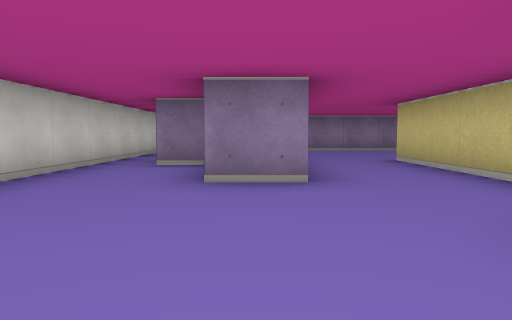
[1] (above)

16 first-person views from a walk through a cub3D level. The camera is about half as high as the walls, tilts 4° down and sees 70° across. The floor is counted in squares. Each view is taken from the middle of a square. On the plan, view 1 faces up. The plan holds only what a view shows up to about 9 squares ahead; the rest is blank.

[2]
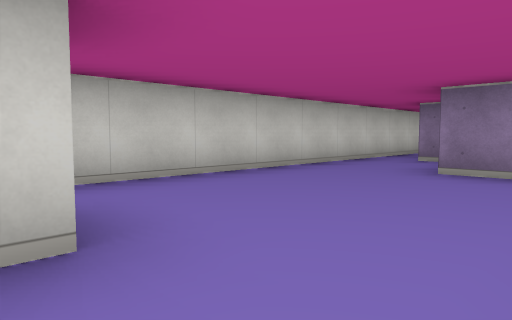

[3]
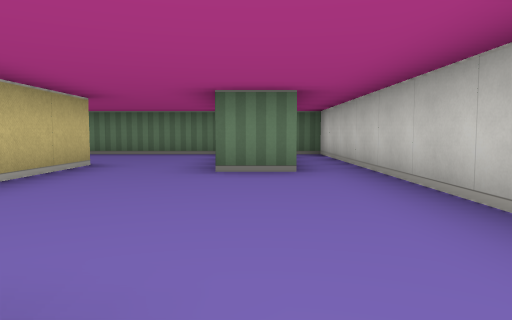

[4]
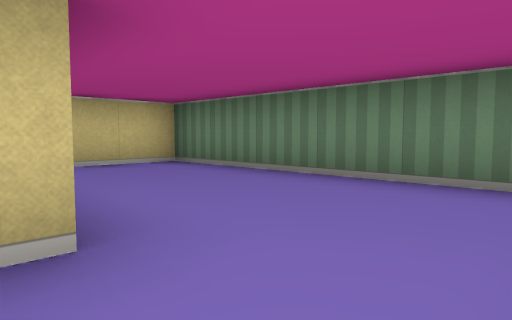

[5]
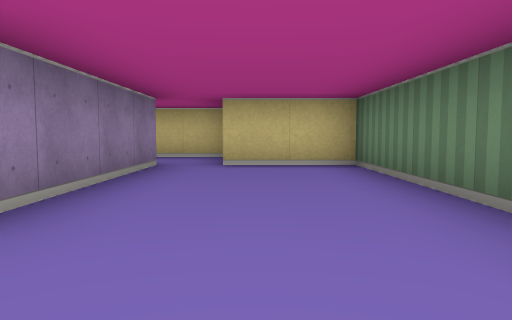

[6]
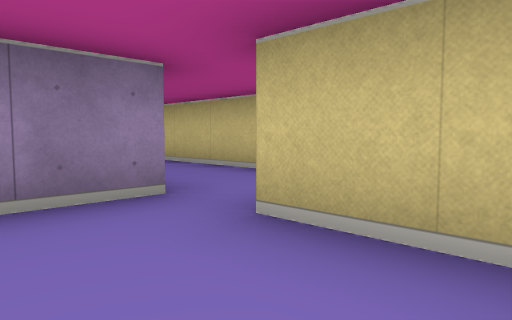

[7]
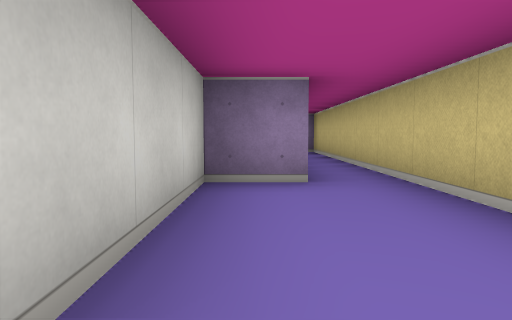

[8]
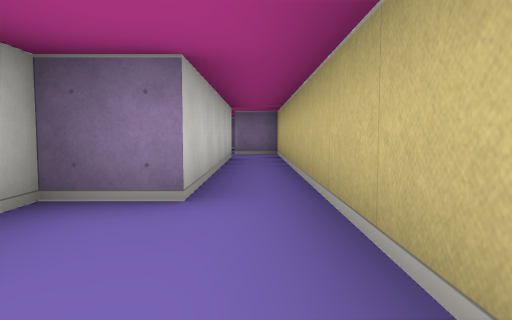

[9]
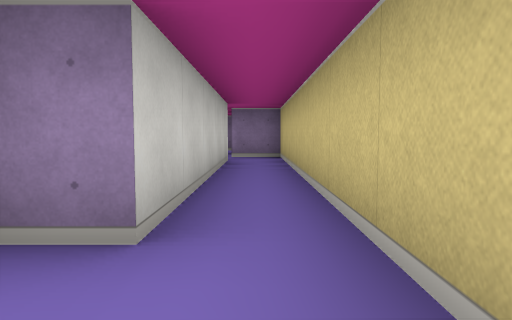

[10]
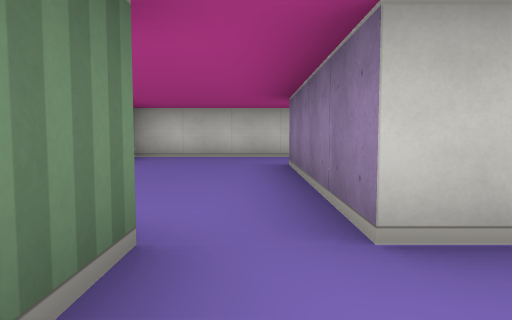

[11]
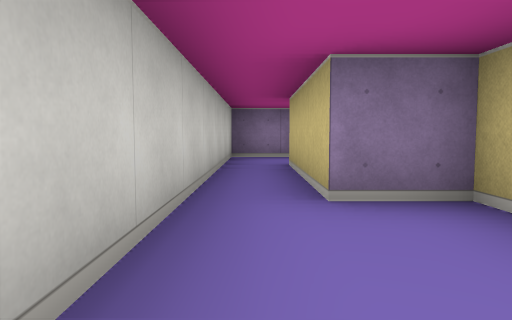

[12]
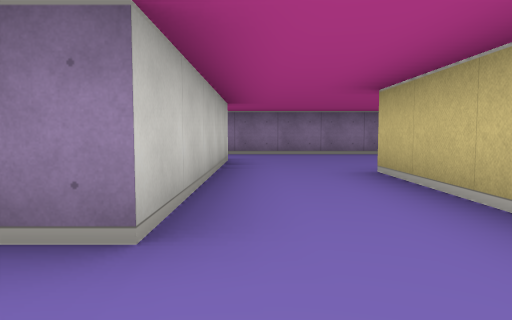

[13]
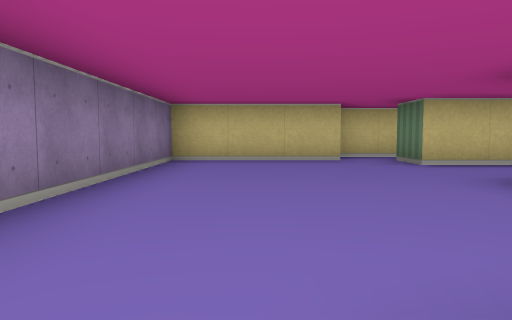

[14]
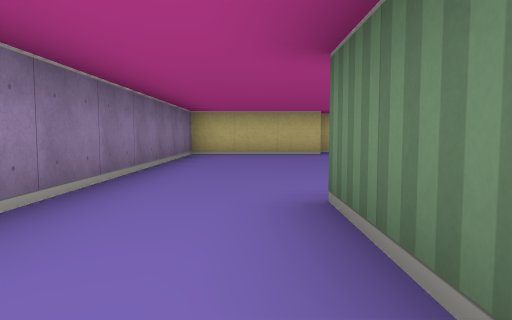

[15]
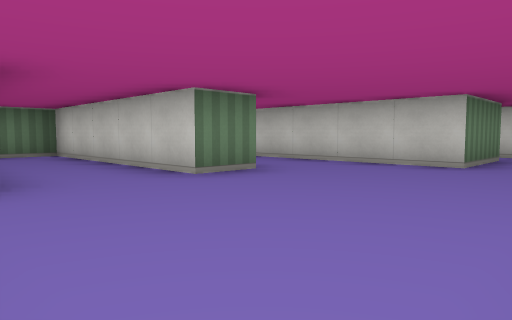

[16]
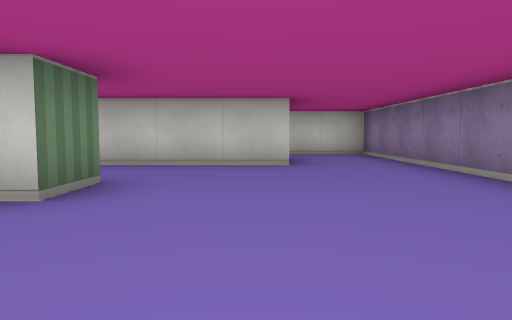

### Floor plan
Points are (right, up) in squares from view 1. A wall is a line through its corners. A room is listed if a view was taken in it or the views show most of it. See-through windows are left out.
Room 1 (views 1, 3, 11, 12, 14)
walls: (-1.5, -0.5) (-0.5, -0.5); (-0.5, 5) (-0.5, 5.5) (-1.5, 5.5) (-1.5, 8.5); (1.5, -0.5) (1.5, 0.5); (-1.5, 10.5) (-2.5, 10.5) (-2.5, -4.5) (-1.9, -4.5)
ways out: opening at (0.5, -1) to room 2; opening at (-0.5, 9.5) to room 4; opening at (1, 2.7) to room 4
Room 2 (views 2, 4, 5, 6)
walls: (-0.1, -4.5) (5.5, -4.5) (5.5, -2.5); (4.5, -1.5) (1.5, -1.5) (1.5, -0.5); (-0.5, -0.5) (-0.5, -4.5)
ways out: opening at (0.5, -1) to room 1; opening at (5, -2) to room 3
Room 3 (views 7, 8, 9, 10)
walls: (5.5, -2.5) (6.4, -2.5); (7.5, -2.4) (7.5, 1.6); (6.5, 1.5) (5.5, 1.5) (5.5, -1.5) (4.5, -1.5)
ways out: opening at (5, -2) to room 2; opening at (7, 2) to room 5
Room 4 (views 13, 15, 16)
walls: (5.5, 5.1) (5.5, 6.5) (6.5, 6.5); (2.5, 3.5) (2.5, 6.5) (3.5, 6.5) (3.5, 1.5) (4.5, 1.5); (6.5, 7.5) (6.5, 10.5) (-1.5, 10.5); (-1.5, 8.5) (0.5, 8.5) (0.5, 3.5) (-0.5, 3.5)
ways out: opening at (-0.5, 9.5) to room 1; opening at (1, 2.7) to room 1; opening at (7, 7) to room 5
Room 5 (no view inside)
walls: (6.5, 6.5) (6.5, 1.5); (7.5, 1.6) (7.5, 7.5) (6.5, 7.5)
ways out: opening at (7, 2) to room 3; opening at (7, 7) to room 4

Positions as (right, up) in squares from view 1, and headings:
1: (0, 0), facing up
2: (1, -1), facing up-left
3: (-1, 4), facing down
4: (0, -1), facing down-right
5: (0, -3), facing right
6: (4, -4), facing up-right
7: (6, -2), facing up
8: (7, -1), facing up
9: (7, 0), facing up
10: (7, -2), facing left
11: (-2, 3), facing up
12: (1, 2), facing up
13: (0, 9), facing right
14: (-2, 9), facing right
15: (6, 10), facing down-left
16: (6, 8), facing left
